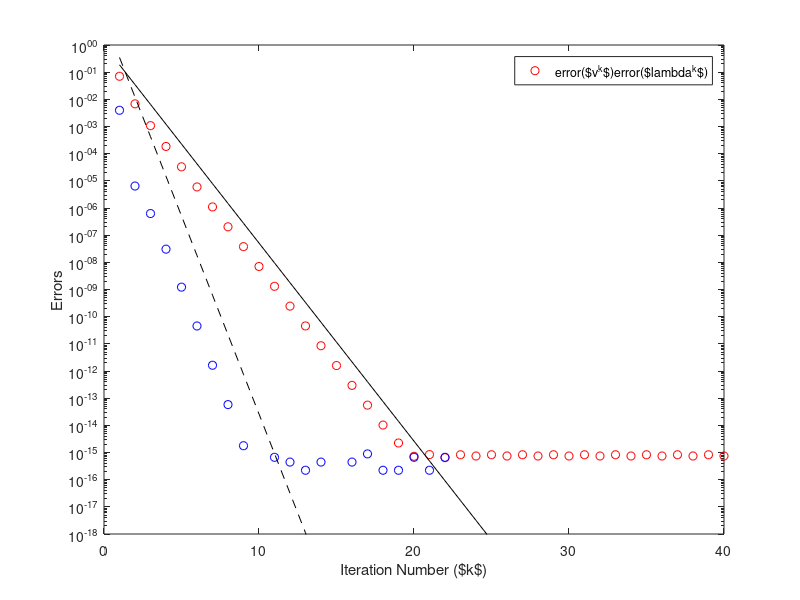

This figure's MATLAB source:
clear all
close all

%%
n = 10;

temp = randn(n,n);
A = temp+temp';

x_0 = randn(n,1);

theta = 1;

%%
[V,Lambda] = eig(A);
[inverse_max,max_i] = max( 1./(abs(diag(Lambda)-theta)) );
eval_max = Lambda(max_i,max_i);
evec_max = V(:,max_i);

eval_sort = sort( 1./(abs(diag(Lambda)-theta)) );
inverse_2ndmax = eval_sort(end-1);

%%
max_iter = 40;
evec_error_save = nan(1,n);
eval_error_save = nan(1,n);

x_iter = x_0;
for i = 1:max_iter
    x_iter = (A-theta*eye(n))\x_iter;
    x_iter = x_iter/norm(x_iter);
    evec_error_save(i) = min(norm(evec_max-x_iter),norm(-evec_max-x_iter));

    rlqt = x_iter'*A*x_iter;
    eval_error_save(i) = abs(abs(eval_max)-abs(rlqt));
end

%%
figure(3)
iter_ary = 1:max_iter;
semilogy(iter_ary,evec_error_save,'ro'); hold on
semilogy(iter_ary,eval_error_save,'bo');
semilogy(iter_ary,(inverse_2ndmax/inverse_max).^iter_ary,'k')
semilogy(iter_ary,(inverse_2ndmax/inverse_max).^(2*iter_ary)*10,'k--')
legend(["error($v^k$)","error($\lambda^k$)"])

ylimm = ylim; ylim([1e-18 ylimm(2)])
xlabel("Iteration Number ($k$)")
ylabel("Errors")

hold off

